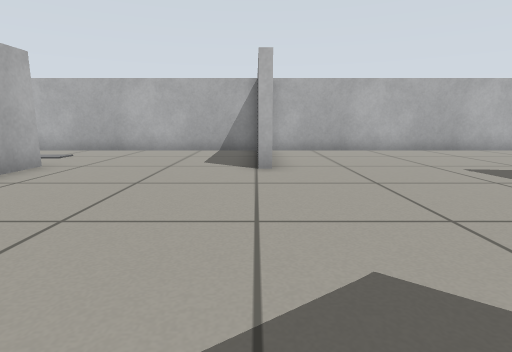
View 1 (above)

21 first-person views from a walk through a Gazebo world. The camera is 0.5 m above the floor, tilts 10° down and sees 80° across. The floor is counted in squares, 0.5 m on a side. Each view is taken from the middle of a square. On the plan, view 1 faces up. The plan holds only what a view shows up to about 12 squares ahead; the rest is blank. The place goes on beyond the plan. Simple shapes stand in for some stock models.

View 2
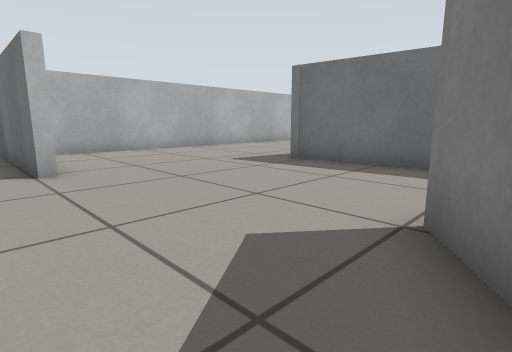

View 3
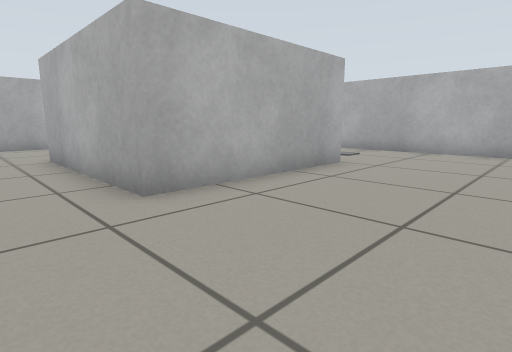

View 4
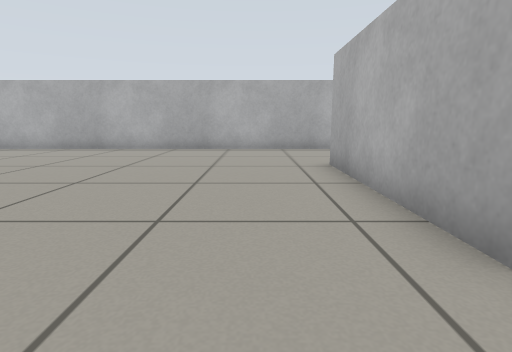

View 5
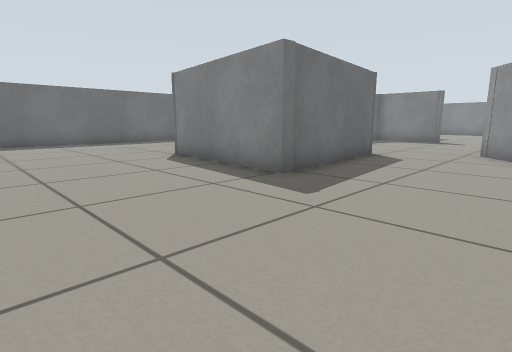

View 6
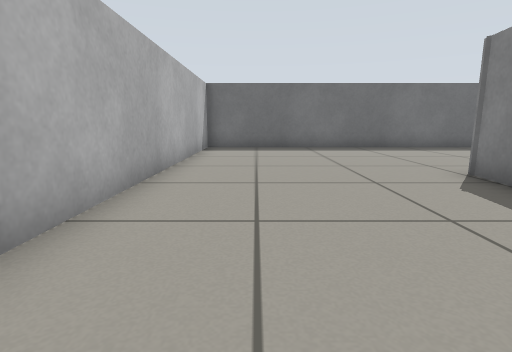

View 7
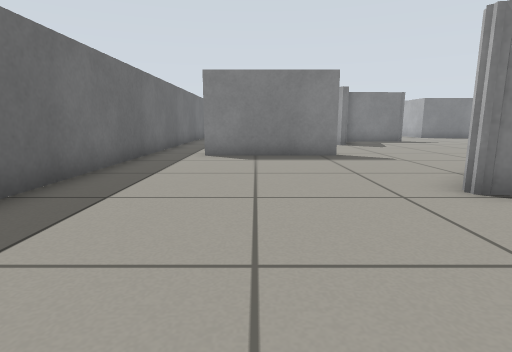

View 8
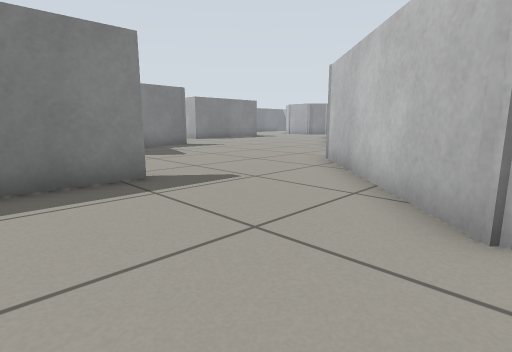

View 9
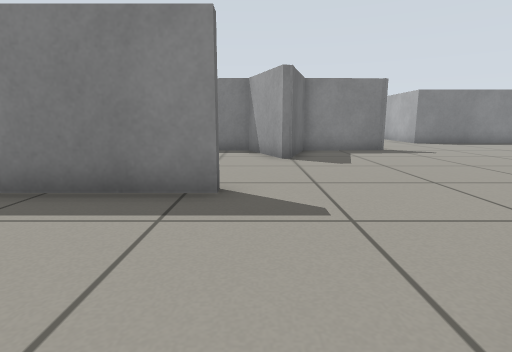

View 10
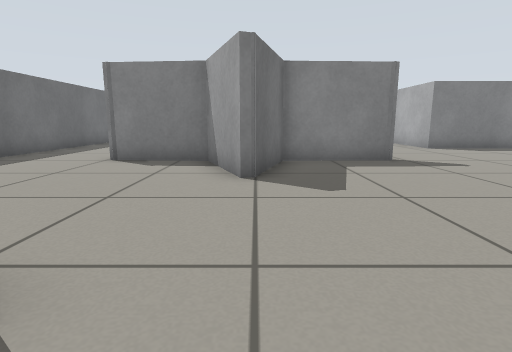

View 11
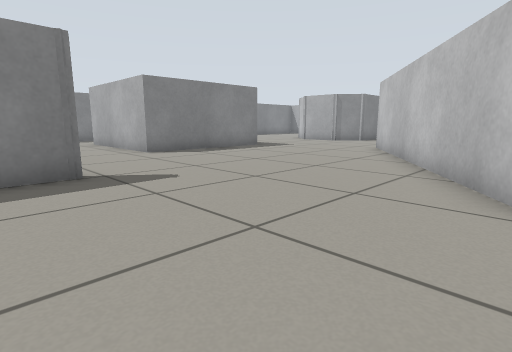

View 12
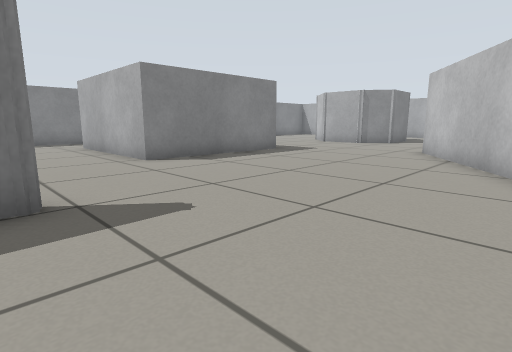

View 13
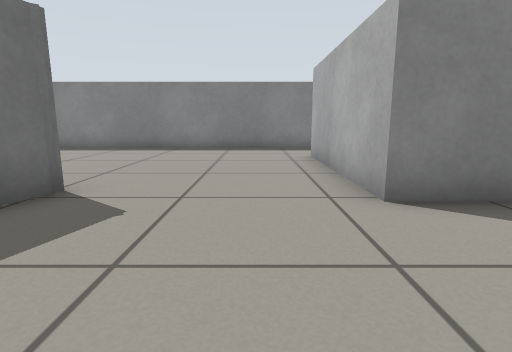

View 14
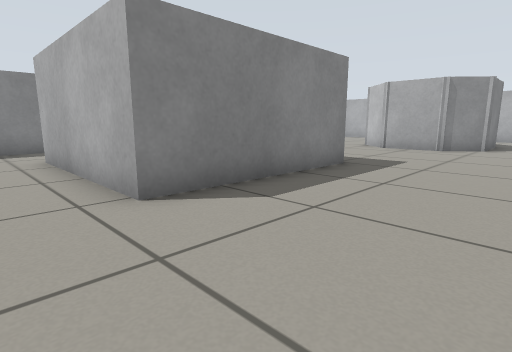

View 15
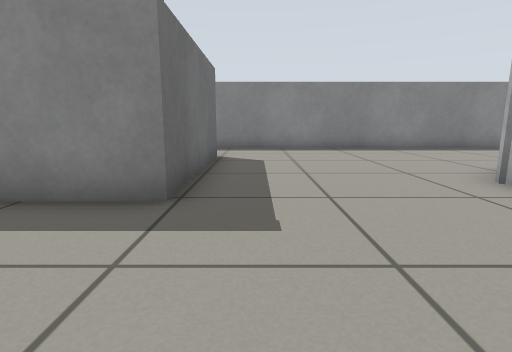

View 16
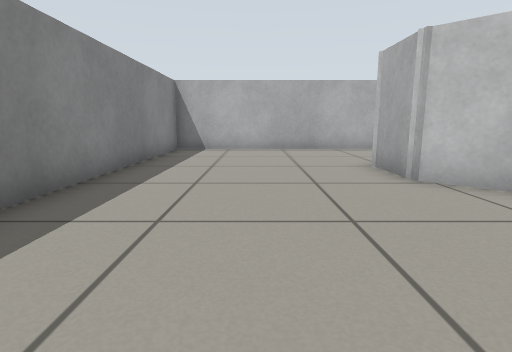

View 17
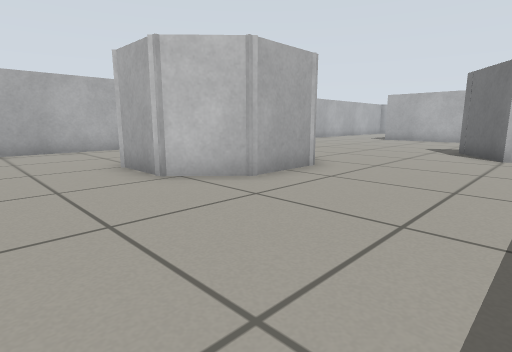

View 18
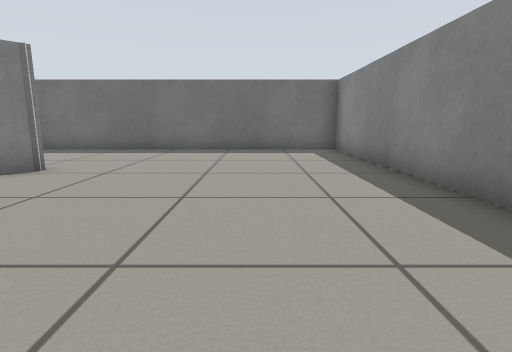

View 19
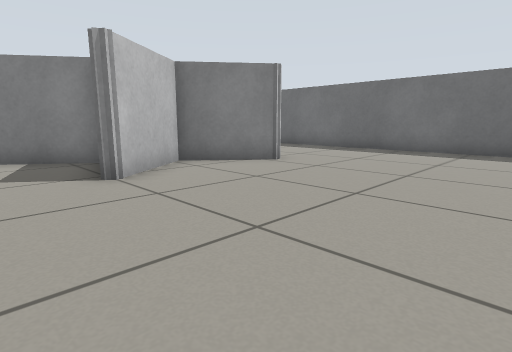

View 20
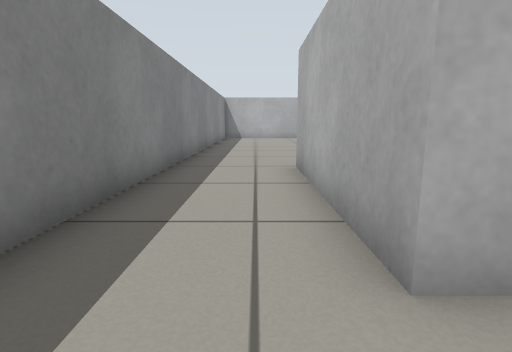

View 21
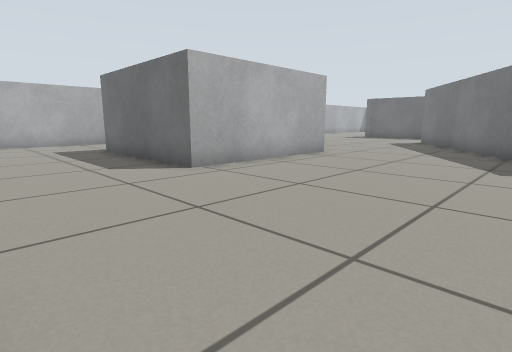

### Floor plan
Ten units are one square. View 1 is at (0, 0); x grows to the right and y downward. Boxes are objects, and circles mark ways between rooms. Rooms are numbered by the first view taken in them; rooms with no view inside come last. Other rooms are left out.
<svg viewBox="-150 -115 329 310">
<path fill="none" stroke="#000" d="M58 -55 111 -48 66 -4M63 -5 58 -51M1 -65 1 -75M29 0 37 11M115 3 156 3M-49 -70 -49 -18M-35 31 22 -9M174 15 174 -110 5 -110M62 73 65 71 93 70 102 42M33 13 -32 57M86 89 68 76M78 114 81 106M-18 108 34 108M-101 89 -81 89 -71 100 -71 120 -83 133 -99 133M-32 57 -40 62 -54 43M-49 -18 -103 -18 -103 -70M-145 115 -145 190 34 190M-145 -29 -145 96M1 -75 1 -110 -79 -110M-112 -110 -128 -110M34 161 -18 161 -18 108M123 116 101 100 81 115 78 114M34 108 34 161M102 42 112 69 140 72M34 190 174 190 174 78M174 35 174 15"/>
<circle cx="78" cy="-8" r="3" fill="#2a7"/>
<circle cx="-25" cy="-70" r="3" fill="#2a7"/>
<circle cx="-50" cy="5" r="3" fill="#2a7"/>
<circle cx="160" cy="5" r="3" fill="#2a7"/>
<circle cx="-22" cy="85" r="3" fill="#2a7"/>
<circle cx="125" cy="30" r="3" fill="#2a7"/>
<circle cx="55" cy="110" r="3" fill="#2a7"/>
<circle cx="30" cy="175" r="3" fill="#2a7"/>
<text x="50" y="-50">1</text>
<text x="50" y="50">2</text>
<text x="-90" y="50">3</text>
<text x="110" y="130">4</text>
</svg>
Room 1 opens to room 2. Room 1 opens to room 3. Room 1 opens to room 4. Room 2 opens to room 3. Room 2 opens to room 4. Room 3 opens to room 4.

Where each view was taken, in squares from view 1:
view 1: 0 up, 0 right, facing up
view 2: 0 up, 1 left, facing up-right
view 3: 0 up, 1 left, facing up-left
view 4: 0 up, 3 left, facing left
view 5: 10 up, 2 right, facing down-right
view 6: 9 up, 5 right, facing right
view 7: 9 up, 14 right, facing down
view 8: 5 up, 14 right, facing down-left
view 9: 4 up, 11 right, facing down
view 10: 1 up, 10 right, facing down
view 11: 1 down, 8 right, facing down-left
view 12: 3 down, 7 right, facing down-left
view 13: 7 down, 5 right, facing down
view 14: 7 down, 5 right, facing down-left
view 15: 7 down, 3 left, facing down
view 16: 16 down, 3 left, facing left
view 17: 16 down, 3 left, facing up-left
view 18: 16 down, 6 right, facing right
view 19: 17 down, 6 right, facing up-right
view 20: 17 down, 5 right, facing left
view 21: 4 down, 14 left, facing up-right
